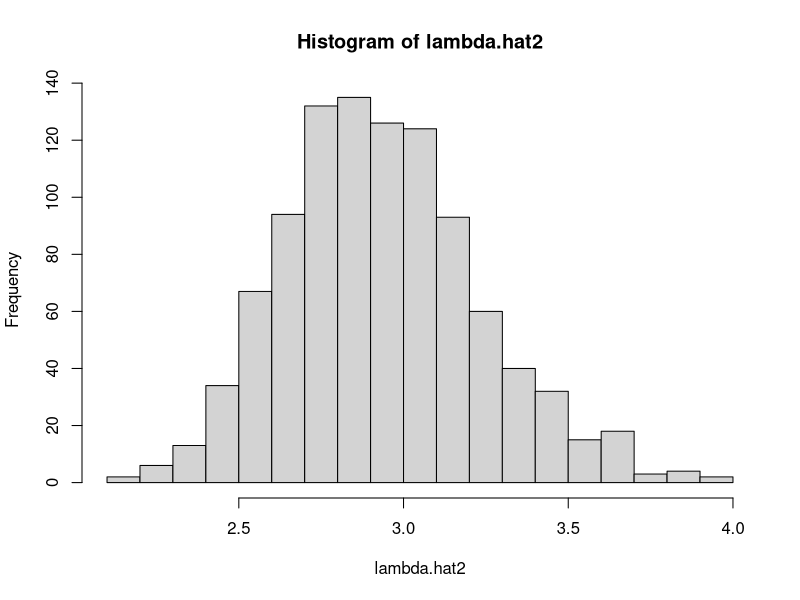

Write the R code that produced this figure. (Note: this script raises an error after producing the figure.)
# We will use the bootstrap technique to generate confidence intervals

# 1. Suppose we have a sample of data from an exponential distribution 
# with parameter lambda. In this case use lambda.hat = 1/mean(X). 

# As the number of observations increases, does the estimate for lambda 
# become roughly normally distributed? We will answer this question in
# the following parts.

# 1a. (1) Generate 100 observations of test data, with lambda=3. Remember
# to set your seed before carrying out any computations.
set.seed(0)
lambda = 3
exp_n = 100
exp_sample <- rexp(n = exp_n, rate = lambda)
exp_sample

# 1b. (1) What is the mean of your test data? (give the code and the value)

exp_mean <- mean(exp_sample)
exp_mean

# 1c. (1) What is your estimate lambda.hat? (give the code and the value)

lambda.hat <- 1/exp_mean 
lambda.hat

# 2. Now use the bootstrap to estimate the distribution of 
# lambda.hat and create bootstrap confidence intervals for lambda, 
# rather than the approach in 1).

# 2a. (1) Form a set of bootstrap estimates of our parameter by generating B
# random samples as you did once in 1a but use lambda.hat since we do not
# know the true lambda in this case (keep n=100). Set B=1000, and again set
# your seed.

set.seed(0)
B = 1000
exp_sample2 <- replicate(n = B, rexp(n = exp_n, rate = lambda.hat))
exp_sample2

# 2b. (1) Get a new estimate for lambda.hat from each of the bootstrap samples
# in 2a. You'll want to create a matrix to receive each value. You should 
# have 1000 estimates for lambda.hat now.

lambda.hat2 <- matrix(1/(apply(exp_sample2, 2, mean)))
lambda.hat2

# 2c. (2) Now look at the sampling distribution for lambda.hat, using the hist
# function. Remember the graphing techniques discussed in class and use them 
# to make the plot look professional. Does the distribution look normal?

hist(lambda.hat2, breaks = 20)

# The distribution appears to be normal.

# 2d. (1) Calculate an estimate of the standard error of lambda.hat using your
# collection of bootstrap estimated parameters. What is your 95% confidence interval?

se <- sd(lambda.hat2)/sqrt(length(lambda.hat2))
m_lambda <- mean(lambda.hat2)
ci_up_limit <- m_lambda + 1.96*se
ci_low_limit <- m_lambda - 1.96*se

# Confidence Interval is 2.9261 - 2.9439


# 3a. (5) We made some decisions when we used the bootstrap above that we can now question. 
# Repeat the above creation of a confidence interval for a range of values of data
# (we had our sample size fixed at 100) and a range of bootstrap values (we had B 
# fixed at 1000). Suppose the sample size varies (100, 200, 300, .... , 1000) and 
# B varies (1000, 2000, ... , 10000). You will likely find it useful to write
# functions to carry out these calculations. Your final output should be 
# upper and lower pairs for the confidence intervals produced using the bootstrap
# method for each value of sample size and B.

# generalize 2b into a function, and vary inputs of sample size and B as we did above.

boot.sample <- function(sample.size, B){
  set.seed(0)
  lambda = 3
  exp_n = 100
  exp_sample <- rexp(n = exp_n, rate = lambda)
  exp_mean <- mean(exp_sample)
  lambda.hat <- 1/exp_mean
  high <- matrix(nrow=length(sample.size),ncol=length(B))
  low <- matrix(nrow=length(sample.size), ncol=length(B))
  sample_lambda_mean <- matrix(nrow = length(sample.size), ncol = length(B))
  for(i in 1:length(sample.size)){
    for(j in 1:length(B)){
      set.seed(0)
      sample_exp <- replicate(B[j], rexp(sample.size[i], rate=lambda.hat))
      sample_lambda <- 1/apply(sample_exp, 2, mean)
      sample_se <- sd(sample_lambda)/sqrt(length(sample_lambda))
      sample_lambda_mean[i,j] <- mean(sample_lambda)
      high[i, j] <- sample_lambda_mean[i,j] + 1.96*sample_se
      low[i, j] <- sample_lambda_mean[i,j] - 1.96*sample_se
    } 
  }
  ci <- list(sample_mean = sample_lambda_mean, ci_high = high, ci_low = low)
  return(ci)
}



# 3b. (2) Plot your CI limits to show the effect of changing the sample size and 
# changing the number of bootstrap replications. What do you conclude?

x <- c(seq(from=1000, to=10000, by=1000))
n <- c(seq(from=1000, to=10000, by=100))

# keeping sample.size constant with value = 100

c <- boot.sample( sample.size =  1000, B = x)
errbar(x, c$sample_mean, yplus = c$ci_high, yminus = c$ci_low, main = "Confidence Limits for sample size = 100 as B varies", xlab = "Bootstrap values", ylab = "Confidence Limits")

#keeping B constant with value = 1000

c <- boot.sample( sample.size =  n, B = 1000)
errbar(n, c$sample_mean, yplus = c$ci_high, yminus = c$ci_low, main = "Confidence Limits for B = 1000 as sample size varies", xlab = "Sample size values", ylab = "Confidence Limits")

# CONCLUSION
# As the value of bootstrap and sample size increases the value of standard error decreases.

